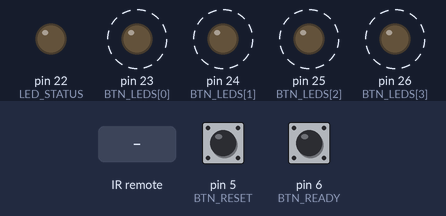
Simulated run of this sketch. Board: Arduino Mega 2560, built with avr-gcc and run on an emulated ATmega2560. Parts: output pins drawn as LEDs (lit = HIGH). Dashed ring = blinking. The test bench sets the inputs (shaded band); at power-on: pin 5 (BTN_RESET) HIGH, pin 6 (BTN_READY) HIGH. No radio packets arrive unless stated; the audio player accepts every command and is not drawn; what the sketch prints to the serial monitor is not drawn.

Above: at 3.1 s.
3.2 s: infrared code 0x5996D2 received
At 4.6 s:
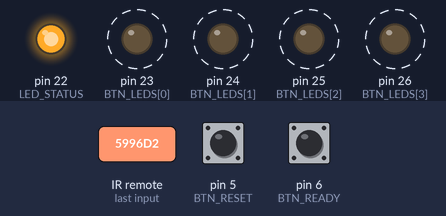
6.2 s: infrared code 0x599652 received
At 7.6 s:
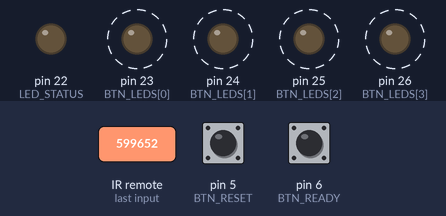
Timing chart, 0 to 15.2 s (numbered marks = the images above; inputs shaded):
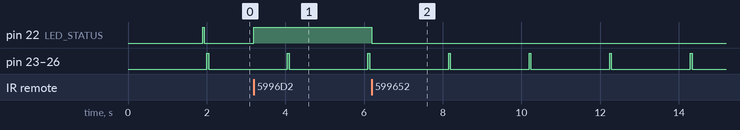

The sketch:

QuizController.ino
```cpp
// (licence header left out)
#include <RCSwitch.h>
#include <RF24.h>
#include <DFRobotDFPlayerMini.h>
#include <SoftwareSerial.h>


//   Arduino Mega 2560 wiring
//   22 -> White LED to GND  (Status)
//   23 -> RED LED to GND    (Button Status)
//   24 -> YELLOW LED to GND (Button Status)
//   25 -> GREEN LED to GND  (Button Status)
//   26 -> BLUE LED to GND   (Button Status)
//    5 -> RESET btn to GND
//    6 -> READY btn to GND
//    7 -> CE  (nRF24)
//    8 -> CSN (nRF24)
//   51 -> MO  (nRF24)
//   50 -> MI  (nRF24)
//   52 -> SCK (nRF24)
//   A0 -> 1K Reststor -> RX on DFPlayerMini
//   A1 -> TX on DFPlayerMini

RF24 radio(7, 8); // CE, CSN

#define LED_STATUS      22     // Status LED
#define BTN_RESET       5
#define BTN_READY       6

#define DFMINI_TX       A0   // connect to pin 2 on the DFPlayer via a 1K resistor
#define DFMINI_RX       A1   // connect to pin 3 on the DFPlayer
SoftwareSerial softwareSerial(DFMINI_RX, DFMINI_TX);

// Player
// Tip: If you have any problems with the DFPlayerMini, power it from the Arduino's 3.3v pin rather than 5v.
DFRobotDFPlayerMini player;

// LED pins
unsigned char BTN_LEDS[4] = {23, 24, 25, 26};

// LED status type
enum LedStatus : unsigned char { lsOff = 0, lsOn = 1, lsFlashing = 2 };

// Status we want to share with the buttons
LedStatus ledStatus[4]  = {lsOff, lsOff, lsOff, lsOff};
bool buttonEnabled[4]   = {false, false, false, false};
bool buttonConnected[4] = {false, false, false, false};
bool hasAnswered[4]     = {false, false, false, false};
unsigned long lastContact[4] = {0, 0, 0, 0};

// Last loop time
unsigned long lastLoopTime = 0;

// System status
bool isReady = false;

// Is audio playing?
bool isPlaying = false;
bool dfPlayerReady = false;

// searches the radio spectrum for a quiet channel
bool findEmptyChannel() {
  Serial.write("Scanning for empty channel...\n");
  char buffer[10];

  // Scan all channels looking for a quiet one.  We skip every 10
  for (int channel = 125; channel > 0; channel -= 10) {
    radio.setChannel(channel);
    delay(20);

    unsigned int inUse = 0;
    unsigned long testStart = millis();
    // Check for 400 ms per channel
    while (millis() - testStart < 400) {
      digitalWrite(LED_STATUS, millis() % 500 > 400);
      if ((radio.testCarrier()) || (radio.testRPD())) inUse++;
      delay(1);
    }

    // Low usage?
    if (inUse < 10) {
      itoa(channel, buffer, 10);
      Serial.write("Channel ");
      Serial.write(buffer);
      Serial.write(" selected\n");
      return true;
    }
  }
  return false;
}

// Sends a new ACK payload to the transmitter
void setupACKPayload() {
  // Update the ACK for the next payload
  unsigned char payload[4];
  for (unsigned char button = 0; button < 4; button++)
    payload[button] = (buttonEnabled[button] ? 128 : 0) | ledStatus[button];
  radio.writeAckPayload(1, &payload, 4);
}

// Check for messages from the buttons
void checkRadioMessageReceived() {
  // Check if data is available
  if (radio.available()) {
    unsigned char buffer;
    radio.read(&buffer, 1);

    // Grab the button number from the data
    unsigned char buttonNumber = buffer & 0x7F; // Get the button number
    if ((buttonNumber >= 1) && (buttonNumber <= 4)) {
      buttonNumber--;

      // Update the last contact time for this button
      lastContact[buttonNumber] = lastLoopTime;

      // And that it's connected
      buttonConnected[buttonNumber] = true;

      // If the button was pressed, was enabled, hasn't answered and the system is ready for button presses
      if ((buffer & 128) && (buttonEnabled[buttonNumber]) && (!hasAnswered[buttonNumber]) && (isReady)) {
        // No longer ready
        isReady = false;

        if (dfPlayerReady) {
          player.play(buttonNumber + 1);
          isPlaying = true;
        }

        // Signal the button was pressed
        hasAnswered[buttonNumber] = true;

        // Change button status
        for (unsigned char btn = 0; btn < 4; btn++)
          ledStatus[btn] = (btn == buttonNumber) ? lsOn : lsOff;

        // Turn off the ready light
        digitalWrite(LED_STATUS, LOW);
      }
    }

    setupACKPayload();
  }
}

RCSwitch mySwitch = RCSwitch();
unsigned long rec;

// Setup the controller
void setup() {
  // put your setup code here, to run once:
  Serial.begin(57600);
  while (!Serial) {};

  // small delay to allow the DFPlayerMini to boot
  delay(1000);

  // For the DFPlayerMini
  softwareSerial.begin(9600);
  if (player.begin(softwareSerial)) {
    player.volume(30);
    dfPlayerReady = true;
  }

  mySwitch.enableReceive(0);  // Receiver on interrupt 0 => that is pin #2

  // Setup the radio device
  radio.begin();
  radio.setPALevel(RF24_PA_HIGH);
  radio.enableDynamicPayloads();
  radio.enableAckPayload();
  radio.setDataRate(RF24_250KBPS);
  radio.setRetries(4, 8);
  radio.maskIRQ(false, false, false);  // not using the IRQs

  // Setup our I/O
  pinMode(LED_STATUS, OUTPUT);
  pinMode(BTN_RESET, INPUT_PULLUP);
  pinMode(BTN_READY, INPUT_PULLUP);


  if (!radio.isChipConnected()) {
    Serial.write("RF24 device not detected.\n");
  } else {
    Serial.write("RF24 detected.\n");

    // Trun off the LED
    digitalWrite(LED_STATUS, LOW);

    // Now setup the pipes for the four buttons
    char pipe[6] = "0QBTN";
    radio.openWritingPipe((uint8_t*)pipe);
    pipe[0] = '1';
    radio.openReadingPipe(1, (uint8_t*)pipe);
    for (char channel = 0; channel < 4; channel++) {
      pinMode(BTN_LEDS[channel], OUTPUT);
      digitalWrite(BTN_LEDS[channel], LOW);
    }

    // Start listening for messages
    radio.startListening();

    // Find an empty channel to run on
    while (!findEmptyChannel()) {};

    // Start listening for messages
    radio.startListening();

    // Ready
    digitalWrite(LED_STATUS, LOW);

    setupACKPayload();
  }
}

// Main loop
void loop() {
  lastLoopTime = millis();

  if (mySwitch.available()) {
    rec = mySwitch.getReceivedValue();
    if (digitalRead(BTN_RESET) == LOW || rec == 5871186) {                 // Reset button pressed?
      // Turn all buttons off
      for (unsigned char button = 0; button < 4; button++) {
        ledStatus[button] = lsOff;
        buttonEnabled[button] = false;
        hasAnswered[button] = false;
        if (isPlaying) {
          player.stop();
          isPlaying = false;
        }
      }
      isReady = false;
      digitalWrite(LED_STATUS, LOW);
    } else if (digitalRead(BTN_READY) == LOW || rec == 5871314) {                // Ready button pressed
      // Make the buttons flash that havent answered yet
      for (unsigned char button = 0; button < 4; button++) {
        buttonEnabled[button] = !hasAnswered[button];
        ledStatus[button] = hasAnswered[button] ? lsOff : lsFlashing;
      }
      isReady = true;
      if (isPlaying) {
        player.stop();
        isPlaying = false;
      }
      digitalWrite(LED_STATUS, HIGH);
    }
    mySwitch.resetAvailable();
  }
  // Update our LEDs and monitor for ones that are out of contact
  for (unsigned char button = 0; button < 4; button++) {
    // If the button is connected
    if (buttonConnected[button]) {
      // If its been 1 second since we heard from it
      if (lastLoopTime - lastContact[button] > 1000) {
        // Disconnect it
        buttonConnected[button] = false;
        digitalWrite(BTN_LEDS[button], LOW);
      } else {
        // Set the LED to match the state we have it in
        digitalWrite(BTN_LEDS[button], (ledStatus[button] == lsOn) || ((ledStatus[button] == lsFlashing) && (lastLoopTime & 255) > 128));
      }
    } else {
      // For disconnected ones we just give a short 'blip' once per few second
      digitalWrite(BTN_LEDS[button], (lastLoopTime & 2047) > 2000);
    }
  }

  // Check for messages on the 'network'
  checkRadioMessageReceived();
}
```

Measured:
- after the input at 3.2 s, pin 22 (LED_STATUS): LOW → HIGH at once
- after the input at 6.2 s, pin 22 (LED_STATUS): HIGH → LOW at once
- by itself, pin 23 (BTN_LEDS[0]), pin 24 (BTN_LEDS[1]), pin 25 (BTN_LEDS[2]), pin 26 (BTN_LEDS[3]): alternates HIGH for 0.05 s and LOW for 2.0 s
